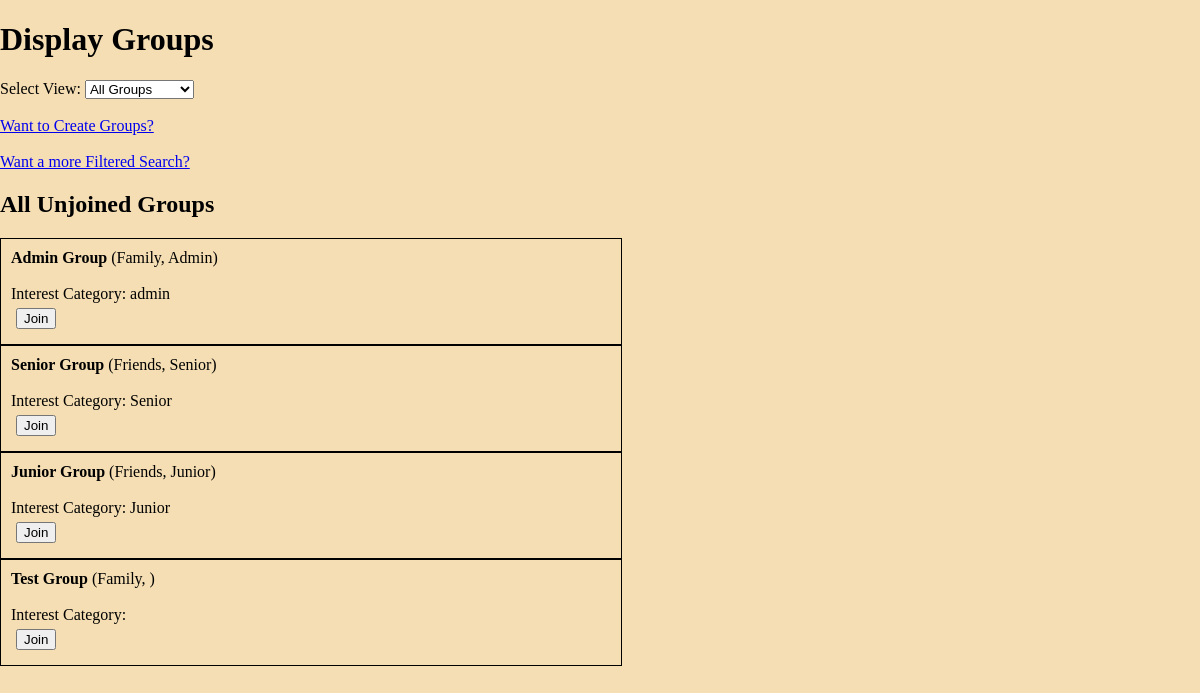
Page /groups/display-groups.php (signed in) on the committed database.
### tables this page shows
CREATE TABLE `Groups` (
	GroupID INT PRIMARY KEY AUTO_INCREMENT,
	GroupName VARCHAR(255) NOT NULL,
	OwnerID INT NOT NULL,
	CreationDate DATETIME NOT NULL,
	GroupType ENUM('Family', 'Friends', 'Colleagues', 'Other'),
InterestCategory VARCHAR(255),  
Region VARCHAR(255),  
	FOREIGN KEY (OwnerID) REFERENCES Members(MemberID) ON DELETE CASCADE
);

### db-connect.php (called while the page is built, shortened)
<?php
    $memberID = $_SESSION['MemberID'];
    $privilege = $_SESSION['Privilege'];
?>

### groups/display-groups.php (the view, shortened to what this page needs)
<?php
    include '../db-connect.php';
    $view = isset($_GET['view']) ? $_GET['view'] : 'all';
    try {
        if ($view === 'all') {
            $stmt = $pdo->prepare("
                SELECT g.*
                FROM `Groups` g
                LEFT JOIN GroupMembers gm ON g.GroupID = gm.GroupID AND gm.MemberID = :memberID
                WHERE gm.GroupMemberID IS NULL
            ");
            $stmt->bindParam(':memberID', $memberID, PDO::PARAM_INT);
            $stmt->execute();
            $groups = $stmt->fetchAll(PDO::FETCH_ASSOC);
        }
    } catch (PDOException $e) {
        die("Error fetching groups: " . $e->getMessage());
    }
?>
<!DOCTYPE html>
<html lang="en">
<head>
    <link href="../styles.css?<?php echo time(); ?>" rel="stylesheet"/>
</head>
<body>
    <h1>Display Groups</h1>
    <form method="GET" action="">
        <label for="view">Select View:</label>
        <select name="view" id="view" onchange="this.form.submit()">
            <option value="all" <?= $view === 'all' ? 'selected' : '' ?>>All Groups</option>
        </select>
    </form>
    <?php if ($privilege !== 'Junior'): ?>
        <br>
        <a href="./create-groups.php">Want to Create Groups?</a>
    <?php endif; ?>
    <br>
    <a href="./filtered-groups.php">Want a more Filtered Search?</a>
    <div class="groups">
        <?php if ($view === 'all'): ?>
            <h2>All Unjoined Groups</h2>
        <?php else: ?>
            <h2>Your Joined Groups</h2>
        <?php endif; ?>
        <?php foreach ($groups as $group): ?>
        <div class="group">
            <div class="group-names">
                <strong><?= htmlspecialchars($group['GroupName']) ?></strong>
                (<?= htmlspecialchars($group['GroupType']) ?>, <?= htmlspecialchars($group['Region']) ?>)<br><br>
                Interest Category: <?= htmlspecialchars($group['InterestCategory']) ?>
            </div>
            <div class="group-buttons">
                <?php if ($view === 'all'): ?>
                    <div class="group-button">
                        <form action="./join-groups.php" method="POST">
                            <?php
                                $sql = "SELECT Status FROM GroupJoinRequests WHERE MemberID = :memberID AND GroupID = :groupID";
                                $statement = $pdo->prepare($sql);
                                $statement->bindParam(':memberID', $memberID, PDO::PARAM_INT);
                                $statement->bindParam(':groupID', $group['GroupID'], PDO::PARAM_INT);
                                $statement->execute();
                                $joinRequest = $statement->fetch(PDO::FETCH_ASSOC);
                                $showJoinButton = !$joinRequest || $joinRequest['Status'] !== 'Pending';
                            if ($showJoinButton): ?>
                                <button type="submit">Join</button>
                            <?php else: ?>
                                <strong> Pending Group Join Request... </strong>
                            <?php endif; ?>
                        </form>
                    </div>
                <?php endif; ?>
            </div>
        </div>
        <?php endforeach; ?>
    </div>
</body>
</html>

### styles.css (style rules this page uses)
body, html { height: 100%; display: flex; margin: 0; padding: 0; flex-direction: column; background-color: wheat; }
.group { display: flex; flex-direction: column; width: 50%; padding: 10px; border: 1px solid black; }
.group-buttons { display: flex; flex-direction: column; justify-content: space-between; }
.group-button { margin: 5px; }

### rows in the picture
groups: GroupName "Admin Group", GroupType "Family", Region "Admin", InterestCategory "admin"
groups: GroupName "Senior Group", GroupType "Friends", Region "Senior", InterestCategory "Senior"
groups: GroupName "Junior Group", GroupType "Friends", Region "Junior", InterestCategory "Junior"
groups: GroupName "Test Group", GroupType "Family"
